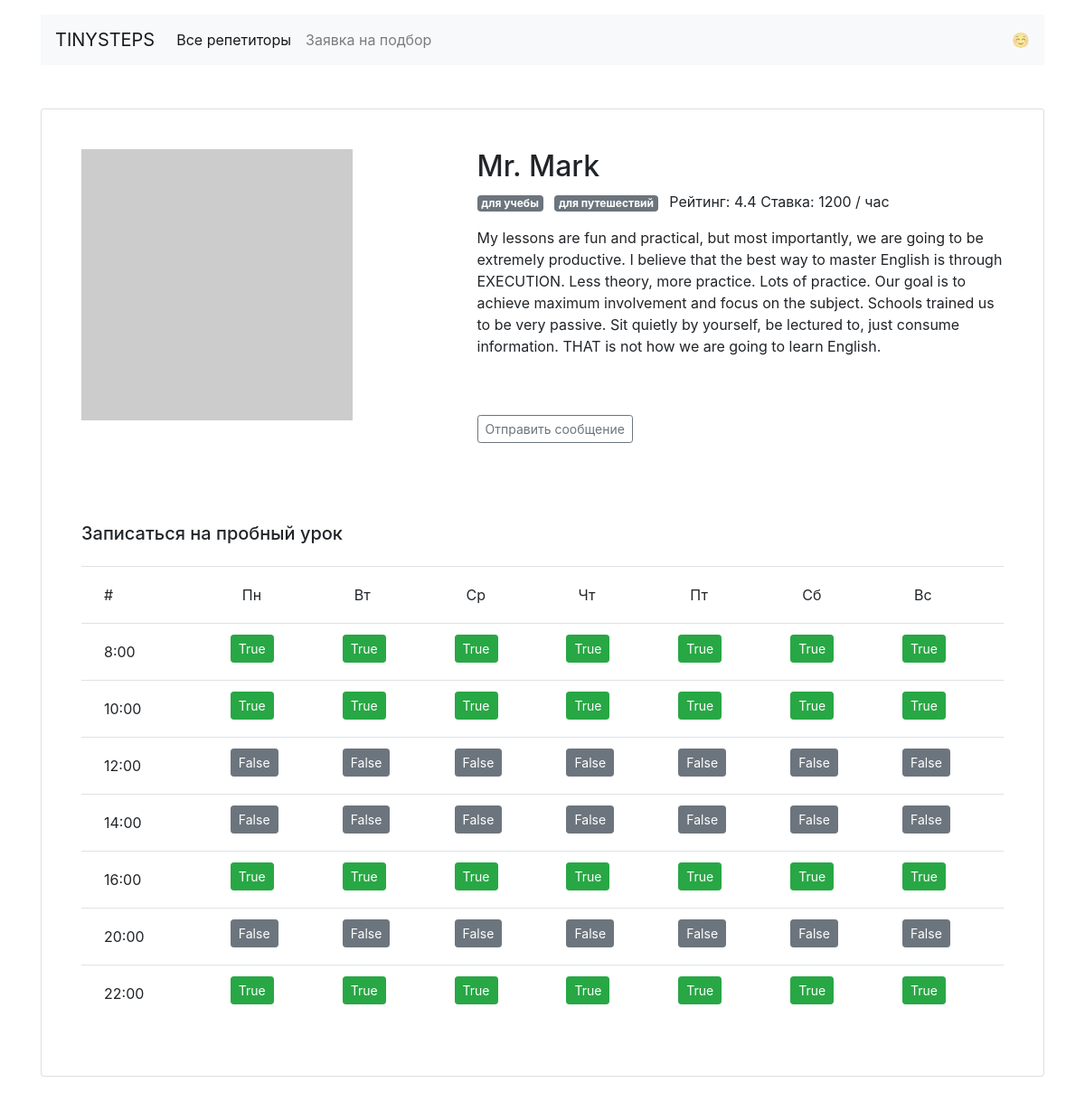
The page /profiles/8/ on the database its author committed.
### models.py (models this page shows)
class Tutor(db.Model):
    __tablename__ = 'Tutor'
    id = db.Column(db.Integer, primary_key=True, unique=True, autoincrement=True)
    name = db.Column(db.String, unique=True, nullable=False)
    about = db.Column(db.Text, default='text about tutor')
    rating = db.Column(db.Float, default=5.0)
    picture = db.Column(db.String, default='https://i.pravatar.cc/300?img=27')
    price = db.Column(db.Integer, default=1000)
    goals = db.relationship('Goal', secondary=Tutor_Goal, back_populates='tutors')
    schedules = db.relationship('Schedule', back_populates='tutor')
    messages = db.relationship('Message', back_populates='tutor')

class Goal(db.Model):
    __tablename__ = 'Goal'
    id = db.Column(db.Integer, primary_key=True, unique=True, autoincrement=True)
    name = db.Column(db.String, nullable=False)
    icon = db.Column(db.String, nullable=False)
    ru_name = db.Column(db.String, nullable=False)
    requests = db.relationship('Request', back_populates='goal')
    tutors = db.relationship('Tutor', secondary=Tutor_Goal, back_populates='goals')

class Schedule(db.Model):
    __tablename__ = 'Schedule'
    id = db.Column(db.Integer, primary_key=True, unique=True, autoincrement=True)
    tutor_id = db.Column(db.Integer, db.ForeignKey('Tutor.id'))
    weekday = db.Column(db.String, nullable=False)
    time = db.Column(db.String, nullable=False)
    enabled = db.Column(db.Boolean, nullable=False, default=True)
    tutor = db.relationship('Tutor', back_populates='schedules')
    bookings = db.relationship('Booking', back_populates='schedule')

### app.py (the view)
@app.route('/profiles/<tutor_id>/')
def tutor_profile_page(tutor_id):
    tutor_row = db.session.query(Tutor).filter(Tutor.id == tutor_id).first()
    goals_rows = db.session.query(Tutor, Tutor_Goal, Goal).join(Tutor).join(Goal).filter(Tutor.id == tutor_id).all()
    schedule_rows = db.session.query(Schedule).filter(Schedule.tutor_id == tutor_id).order_by(Schedule.time).all()
    list_schedule_rows = [ [row.id, row.weekday, row.time, row.enabled] for row in schedule_rows]
    tutor = {'id': tutor_row.id, 'name': tutor_row.name, 'about': tutor_row.about, 'picture': tutor_row.picture,
             'rating': tutor_row.rating,
             'price': tutor_row.price, 'goals': [goals_row[3].name for goals_row in goals_rows]}
    return render_template('profile.html', tutor=tutor, timetable=list_schedule_rows)

### app.py (called while the page is built)
@app.context_processor
def pass_goals():
    week_days = {"mon": "понедельник", "tue": "вторник", "wed": "среда", "thu": "четверг", "fri": "пятница",
                 "sat": "суббота", "sun": "четверг"}
    goals = {goal.name: [goal.ru_name, goal.icon] for goal in db.session.query(Goal).all()}
    return dict(goals=goals, week_days=week_days)

### templates/profile.html (shortened to what this page needs)
<!DOCTYPE html>
<html lang="ru">
<head>
    <link rel="stylesheet" href="https://stackpath.bootstrapcdn.com/bootstrap/4.3.1/css/bootstrap.min.css">
</head>
<body>
<div class="container mt-3">
    <nav class="navbar navbar-expand-lg navbar-light bg-light">
        <a class="navbar-brand" href="/">TINYSTEPS</a>
        <div class="collapse navbar-collapse" id="navbarNav">
          <ul class="navbar-nav">
            <li class="nav-item active">
              <a class="nav-link" href="/">Все репетиторы</a>
            </li>
            <li class="nav-item">
              <a class="nav-link" href="/pick">Заявка на подбор</a>
            </li>
          </ul>
        </div>
        <span class="navbar-text">
            ☺️
        </span>
      </nav>
    <div class="card my-5  mx-auto ">
            <div class="card-body m-4">
                <div class="row">
                    <div class="col-5"><img src="{{ tutor.picture }}" class="img-fluid"></div>
                    <div class="col-7">
                        <h2>{{ tutor.name }}</h2>
                        <p>
                            {% for goal in tutor.goals %}
                            <span class="badge badge-secondary mr-2">{{ goals[goal][0] }}</span>
                            {% endfor %}
                            Рейтинг: {{ tutor.rating }} Ставка: {{ tutor.price }} / час
                        </p>
                        <p>{{ tutor.about }}</p>
                            <br> <br>
                        <a href="" class="btn btn-outline-secondary btn-sm ">Отправить сообщение</a>
                    </div>
                </div>
            </div>
            <div class="card-body  m-4">
                <h5 class="mb-4">Записаться на пробный урок</h5>
                <table class="table">
                    <tr>
                        <td><span class="btn">#</span></td>
                        <td><span class="btn">Пн</span></td>
                        <td><span class="btn">Вт</span></td>
                        <td><span class="btn">Ср</span></td>
                        <td><span class="btn">Чт</span></td>
                        <td><span class="btn">Пт</span></td>
                        <td><span class="btn">Сб</span></td>
                        <td><span class="btn">Вс</span></td>
                    </tr>
                    <tr>
                        <td><span class="btn">{{ timetable[42][2] }}</span></td>
                    {% for item in timetable[42:49] %}
                        {% if item[3] %}
                            <td><a href="/booking/{{tutor.id}}--{{tutor.name}}/{{item[1]}}--{{item[2]}}/{{item[0]}}" class="btn btn-sm btn-success">{{item[3]}}</a></td>
                        {% else%}
                            <td><a href="#" class="btn btn-sm btn-secondary">{{item[3]}}</a></td>
                        {% endif %}
                    {% endfor %}
                    </tr>
                    {% for i in range(0,timetable[:42]|length,7) %}
                    <tr>
                        <td><span class="btn">{{ timetable[i][2] }}</span></td>
                        {% for j in range(7) %}
                            {% if timetable[i + j][3] %}
                                <td><a href="/booking/{{tutor.id}}--{{tutor.name}}/{{timetable[i + j][1]}}--{{timetable[i + j][2]}}/{{timetable[i + j][0]}}" class="btn btn-sm btn-success">{{timetable[i + j][3]}}</a></td>
                            {% else %}
                                <td><a href="#" class="btn btn-sm btn-secondary">{{timetable[i + j][3]}}</a></td>
                            {% endif %}
                        {% endfor %}
                    </tr>
                    {% endfor %}
                </table>
            </div>
        </div>
    </div>
</body>
</html>

### rows shown on the page
Tutor: name "Mr. Mark", rating "4.4", price "1200", about "My lessons are fun and practical, but most importantly, we are going to be extremely productive. I believe that the best way to master English is through EXECUTION. Less theory, more practice. Lots of practice. Our goal is to achieve maximum involvement and focus on the subject. Schools trained us to be very passive. Sit quietly by yourself, be lectured to, just consume information. THAT is not how we are going to learn English."
Goal: name+ru_name "для учебы"
Goal: name+ru_name "для путешествий"
Schedule: time "8:00", item "True"
Schedule: item "True"
Schedule: item "True"
Schedule: item "True"
Schedule: item "True"
Schedule: item "True"
Schedule: item "True"
Schedule: time "10:00"
Schedule: time "12:00"
Schedule: time "14:00"
Schedule: time "16:00"
Schedule: time "20:00"
Schedule: time "22:00"

### other values the page prints
{{ timetable[i + j][3] }} "True" "True" "True" "True" "True" "True" "True" "True" "True" "True" "True" "True" "True" "True" "True" "True" "True" "True" "True" "True" "True"
{{ timetable[i + j][3] }} "False" "False" "False" "False" "False" "False" "False" "False" "False" "False" "False" "False" "False" "False" "False" "False" "False" "False" "False" "False" "False"
